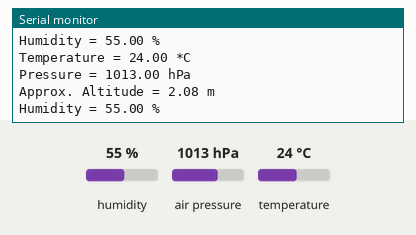
Bench run of a sketch on a simulated Arduino Uno, built with avr-gcc and run on an emulated ATmega328P. On the bench: the last lines printed to the serial monitor. Inputs (shaded band) come from the test bench; at power-on: humidity 55 %, air pressure 1013 hPa, temperature 24 °C.

Above: at 1.2 s.
1.3 s: humidity set to 22 %
At 2.6 s:
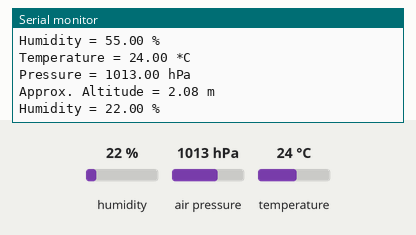
2.8 s: air pressure set to 952 hPa
At 4.0 s:
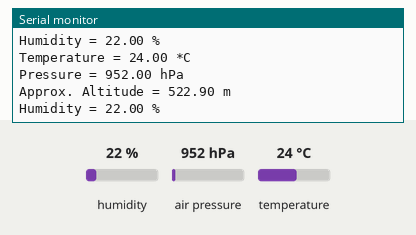

The sketch:

bme280.ino
```cpp
#include <Wire.h>
#include <Adafruit_Sensor.h>
#include <Adafruit_BME280.h>

#define SEALEVELPRESSURE_HPA (1013.25)

Adafruit_BME280 bme;

void printValues() {
  Serial.print("Temperature = ");
  Serial.print(bme.readTemperature());
  Serial.println(" *C");

  // Convert temperature to Fahrenheit
  /*Serial.print("Temperature = ");
  Serial.print(1.8 * bme.readTemperature() + 32);
  Serial.println(" *F");*/

  Serial.print("Pressure = ");
  Serial.print(bme.readPressure() / 100.0F);
  Serial.println(" hPa");

  Serial.print("Approx. Altitude = ");
  Serial.print(bme.readAltitude(SEALEVELPRESSURE_HPA));
  Serial.println(" m");


  Serial.print("Humidity = ");
  Serial.print(bme.readHumidity());
  Serial.println(" %");

  Serial.println();
}

void setup() {
  // put your setup code here, to run once:

  Serial.begin(9600);
  Serial.setTimeout(2000);

  while (!Serial) {}

  bool status = bme.begin(0x76);
  if (!status) {
    Serial.println("Could not find a valid BME280 sensor, check wiring!");
    while (1);
  }

  Serial.println("Device started");
  Serial.println("==============");
}

void loop() {
  // put your main code here, to run repeatedly:
  printValues();
  delay(1000);
}
```

Measured:
- after the input at 1.3 s, the serial monitor: prints a new line after 0.88 s (image 1)
- after the input at 2.8 s, the serial monitor: prints a new line after 0.36 s (image 2)
